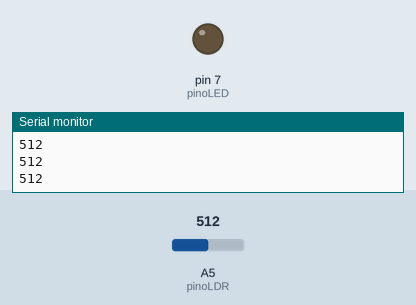
Recording of a sketch running on a simulated Arduino Uno, built with avr-gcc and run on an emulated ATmega328P. On the bench: output pins drawn as LEDs (lit = HIGH), the last lines printed to the serial monitor. The test bench sets the inputs (shaded band); at power-on: A5 (pinoLDR) = 512.

Above: at 1.2 s.
1.3 s: A5 (pinoLDR) set to 22
2.8 s: A5 (pinoLDR) set to 18
At 4.0 s:
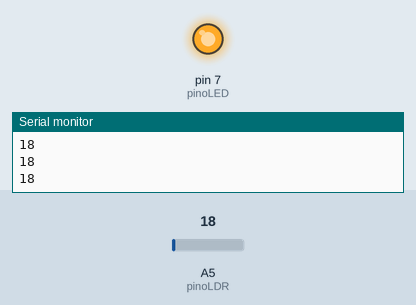
4.3 s: A5 (pinoLDR) set to 122
At 4.6 s:
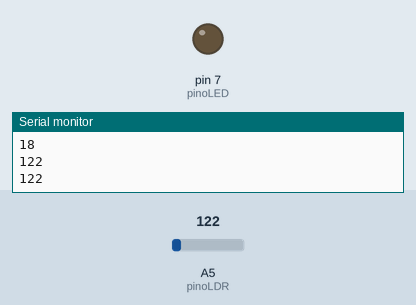
5.8 s: A5 (pinoLDR) set to 10
At 6.4 s:
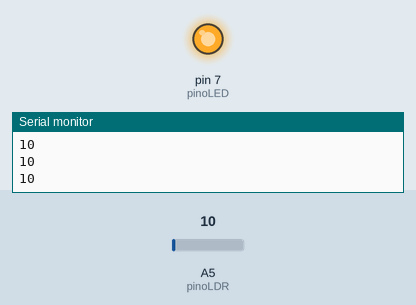
Timing chart, 0 to 8.4 s (numbered marks = the images above; inputs shaded):
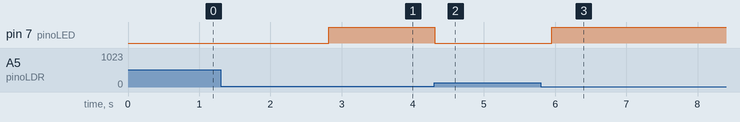

Measured:
- the behaviour switches between 20 and 19 on A5 (pinoLDR) (found by bisection; images 0 and 1)
- after the input at 2.8 s, pin 7 (pinoLED): LOW → HIGH at once
- after the input at 4.3 s, pin 7 (pinoLED): HIGH → LOW at once
- after the input at 5.8 s, pin 7 (pinoLED): LOW → HIGH after 0.16 s

The sketch:

SensorLuzFreeRTOS.ino
```cpp
#include <Arduino_FreeRTOS.h>

void TaskLight( void *pvParameters );
void TaskAnalogRead( void *pvParameters );

const int pinoLDR = A5;
const int pinoLED = 7;
int leitura = 0;

void setup() {
  Serial.begin(9600);

  while (!Serial) {
    ;
  }

  xTaskCreate( TaskLight, "LED", 128, NULL, 1, NULL );
  xTaskCreate( TaskAnalogRead, "AnalogRead", 128, NULL, 2, NULL );
}

void TaskLight( void *pvParameters )
{
  (void) pvParameters;

  pinMode(pinoLDR, INPUT);
  pinMode(pinoLED, OUTPUT);
  for (;;) {
    leitura = analogRead(pinoLDR);
  }
}

void TaskAnalogRead(void *pvParameters)
{
  (void) pvParameters;

  for (;;)
  {
    //leitura = analogRead(pinoLDR);
    Serial.println();
    Serial.print(leitura);
    Serial.println();
    if(leitura < 20){
      digitalWrite(pinoLED,HIGH);
    }
    else {
      digitalWrite(pinoLED,LOW);
    }
    vTaskDelay(10);
  }
}

void loop() {
}
```
